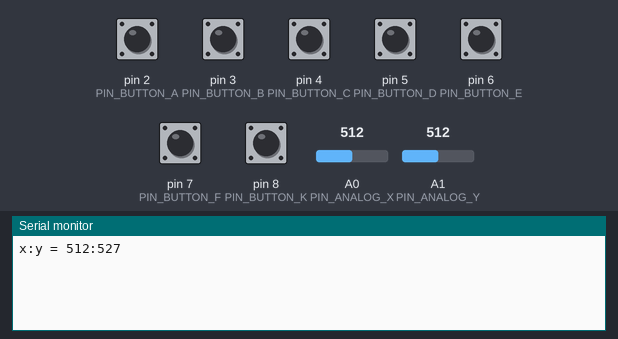
The sketch below on a simulated Arduino Uno, built with avr-gcc and run on an emulated ATmega328P. Shown: the last lines printed to the serial monitor. The test bench sets the inputs (shaded band); at power-on: pin 2 (PIN_BUTTON_A), pin 3 (PIN_BUTTON_B), pin 4 (PIN_BUTTON_C), pin 5 (PIN_BUTTON_D), pin 6 (PIN_BUTTON_E), pin 7 (PIN_BUTTON_F), pin 8 (PIN_BUTTON_K) HIGH, A0 (PIN_ANALOG_X) = 512, A1 (PIN_ANALOG_Y) = 512.

Above: at 1.2 s.
1.3 s: pin 2 (PIN_BUTTON_A) pulled LOW for 0.15 s
At 2.0 s:
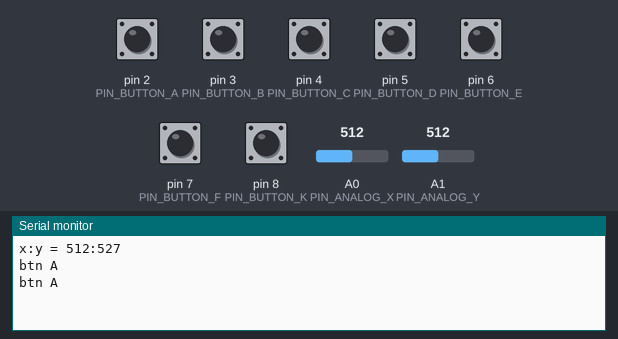
2.9 s: pin 3 (PIN_BUTTON_B) pulled LOW for 0.15 s
At 3.4 s:
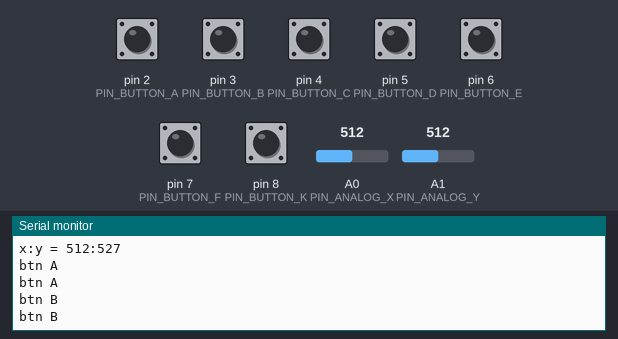
4.5 s: pin 4 (PIN_BUTTON_C) pulled LOW for 0.15 s
At 5.8 s:
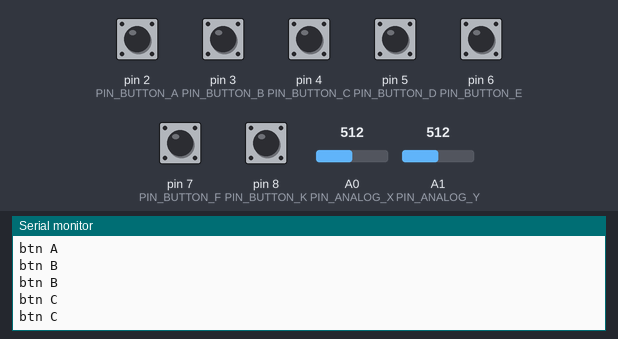
6.1 s: pin 5 (PIN_BUTTON_D) pulled LOW for 0.15 s
At 7.4 s:
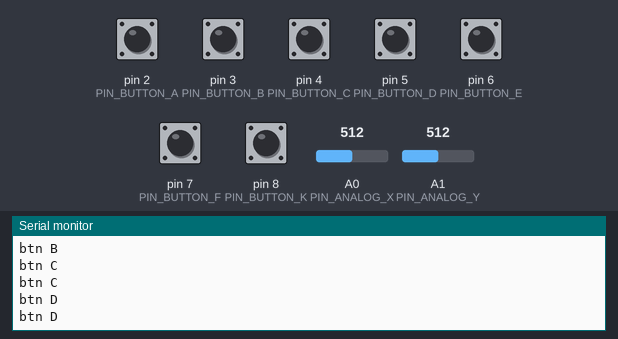
7.7 s: pin 6 (PIN_BUTTON_E) pulled LOW for 0.15 s
At 8.9 s:
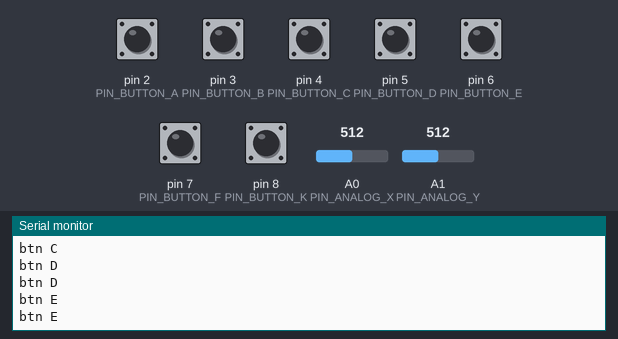
9.3 s: pin 7 (PIN_BUTTON_F) pulled LOW for 0.15 s
At 10.4 s:
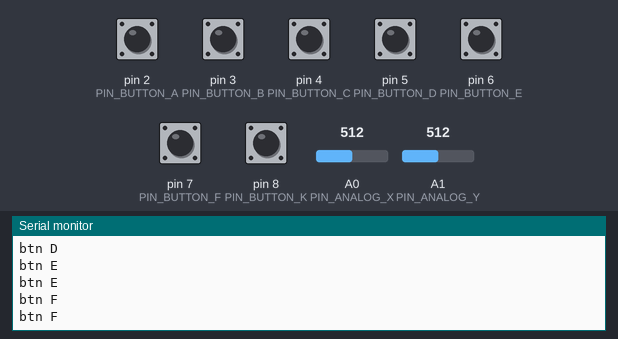

Measured:
- after the input at 1.3 s, the serial monitor: prints a new line at once (image 1)
- after the input at 2.9 s, the serial monitor: prints a new line at once (image 2)
- after the input at 4.5 s, the serial monitor: prints a new line at once (image 3)
- after the input at 6.1 s, the serial monitor: prints a new line at once (image 4)
- after the input at 7.7 s, the serial monitor: prints a new line at once (image 5)
- after the input at 9.3 s, the serial monitor: prints a new line at once (image 6)

The sketch:

funduino_joystick.ino
```cpp
/*********************************************************************
** Device: Joystick shield -- Duncan Lam v1.0 **
** File: sketch_jostick_1pa **
** **
** Created by Duncan Lam 4/22/2015 **
** **
** Description: **
** This file is a sample code for you to test the joystick shield **
** 1.A it has the correct pins **
** look at the code below for the correct pin accosicate with the **
** different digital pins and the analog stick with the analog pins**
*********************************************************************/
// Select button is triggered when joystick is pressed
const byte PIN_BUTTON_A = 2;
const byte PIN_BUTTON_B = 3;
const byte PIN_BUTTON_C = 4;
const byte PIN_BUTTON_D = 5;
const byte PIN_BUTTON_E = 6;
const byte PIN_BUTTON_F = 7;
const byte PIN_BUTTON_K = 8;
const byte PIN_ANALOG_X = 0;
const byte PIN_ANALOG_Y = 1;
boolean pressed_a = false;
boolean pressed_b = false;
boolean pressed_c = false;
boolean pressed_d = false;
boolean pressed_e = false;
boolean pressed_f = false;
boolean pressed_k = false;
int analog_x_min = 0;
int analog_y_min = 0;
int analog_x_max = 1021;
int analog_y_max = 1022;
int analog_x_center = 510;
int analog_y_center  = 496;
int analog_x, analog_y;
int analog_x_last, analog_y_last;
int analog_x_deadzone=10;
int analog_y_deadzone=10;

void setup() {
	Serial.begin(115200);
	pinMode(PIN_BUTTON_A, INPUT);
	digitalWrite(PIN_BUTTON_A, HIGH);
	pinMode(PIN_BUTTON_B, INPUT);
	digitalWrite(PIN_BUTTON_B, HIGH);
	pinMode(PIN_BUTTON_C, INPUT);
	digitalWrite(PIN_BUTTON_C, HIGH);
	pinMode(PIN_BUTTON_D, INPUT);
	digitalWrite(PIN_BUTTON_D, HIGH);
	pinMode(PIN_BUTTON_E, INPUT);
	digitalWrite(PIN_BUTTON_E, HIGH);
	pinMode(PIN_BUTTON_F, INPUT);
	digitalWrite(PIN_BUTTON_F, HIGH);
	pinMode(PIN_BUTTON_K, INPUT);
	digitalWrite(PIN_BUTTON_K, HIGH);
}

void loop() {
	if(pressed_a == digitalRead(PIN_BUTTON_A)){
		Serial.print("btn A");
		Serial.println();
	}
	if(pressed_b == digitalRead(PIN_BUTTON_B)){
		Serial.print("btn B");
		Serial.println();
	}
	if(pressed_c == digitalRead(PIN_BUTTON_C)){
		Serial.print("btn C");
		Serial.println();
	}
	if(pressed_d == digitalRead(PIN_BUTTON_D)){
		Serial.print("btn D");
		Serial.println();
	}
	if(pressed_e == digitalRead(PIN_BUTTON_E)){
		Serial.print("btn E");
		Serial.println();
	}
	if(pressed_f == digitalRead(PIN_BUTTON_F)){
		Serial.print("btn F");
		Serial.println();
	}
	if(pressed_f == digitalRead(PIN_BUTTON_K)){
		Serial.print("btn K");
		Serial.println();
	}
	analog_x = analogRead(PIN_ANALOG_X);
	analog_y = analogRead(PIN_ANALOG_Y);

	// remap to 0-midpoint-1023
	if (analog_x < analog_x_center) analog_x=map(analog_x, analog_x_min, analog_x_center, 0, 512);
	else if (analog_x > analog_x_center) analog_x=map(analog_x, analog_x_center, analog_x_max, 512, 1023);
	else analog_x=512;

	if (analog_y < analog_y_center) analog_y=map(analog_y, analog_y_min, analog_y_center, 0, 512);
	else if (analog_y > analog_y_center) analog_y=map(analog_y, analog_y_center, analog_y_max, 512, 1023);
	else analog_y=512;

	if (analog_x < 512 + analog_x_deadzone &&
			analog_x > 512 - analog_x_deadzone) {
		analog_x=512;
	}
	if (analog_y < 512 + analog_y_deadzone &&
			analog_y > 512 - analog_y_deadzone) {
		analog_y=512;
	}

	if (analog_x != analog_x_last ||
			analog_y != analog_y_last){
		Serial.print("x:y = ");
		Serial.print(analog_x);
		Serial.print(":");
		Serial.print(analog_y);
		Serial.println();
		analog_x_last=analog_x;
		analog_y_last=analog_y;
	}
	delay(100);
}
```
